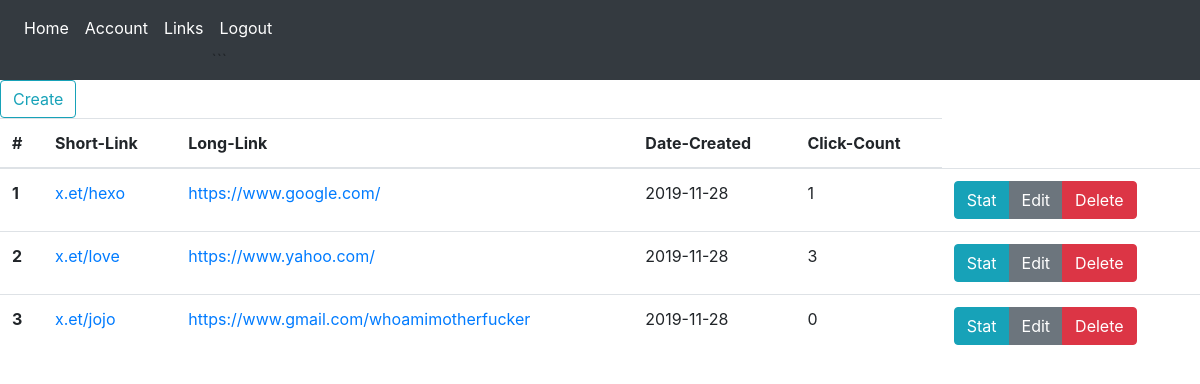
/links (signed in), run on an earlier commit of the app's database.
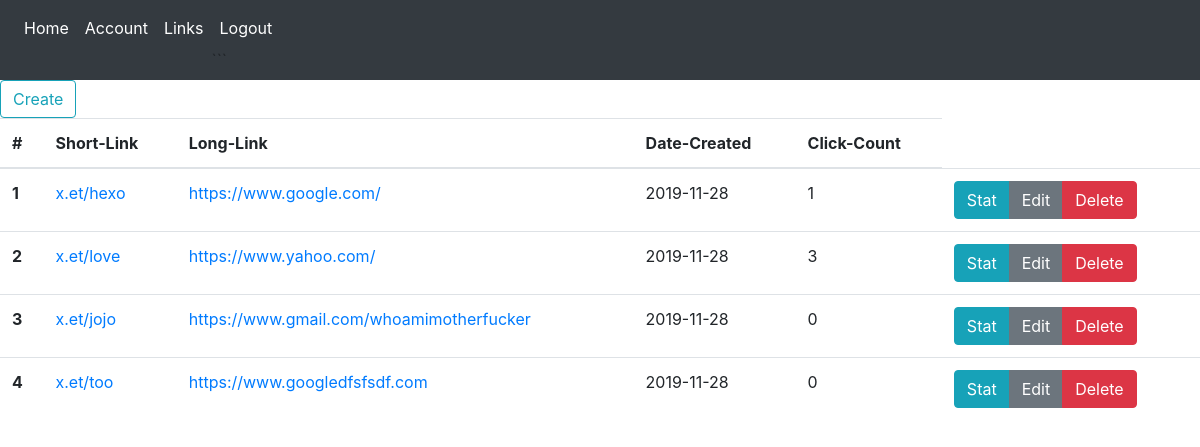
And on a later commit of the database.
### short/models.py (models this page shows, shortened)
class Link(db.Model):
    id = db.Column(db.Integer, primary_key=True)
    short_link = db.Column(db.String(100), unique=True, nullable=False)
    long_link = db.Column(db.String(100), nullable=False)
    count = db.Column(db.Integer, nullable=False, default=0)
    date_created = db.Column(db.DateTime, nullable=False, default=datetime.utcnow)
    date_destroyed = db.Column(db.DateTime, nullable=True)
    user_id = db.Column(db.Integer, db.ForeignKey('user.id'), nullable=False)
    clicks = db.relationship('Click',backref='stat',lazy=True)

### short/routes.py (the view)
@app.route('/links',methods=["GET","POST"])
@login_required
def links():
    form = AddLinkForm()
    if form.validate_on_submit():
        link = Link(short_link=form.short_link.data, long_link=form.long_link.data,user_id=current_user.id)
        db.session.add(link)
        db.session.commit()
        flash("Link created successfully!",'success')
        return redirect(url_for('links'))
    return render_template('links.html',user=current_user,title='Links',form=form)

### short/models.py (called while the page is built)
@login_manager.user_loader
def load_user(user_id):
    return User.query.get(int(user_id))

### short/templates/links.html (shortened to what this page needs)
{% extends "layout.html" %}
{% block content %}
    <button class="btn btn-outline-info" data-toggle="collapse" data-target="#demo">Create</button>
        <table class="table table-hover">
          <thead>
            <tr>
              <th scope="col">#</th>
              <th scope="col">Short-Link</th>
              <th scope="col">Long-Link</th>
              <th scope="col">Date-Created</th>
              <th scope="col">Click-Count</th>
            </tr>
          </thead>
          <tbody>
              {% for link in user.links %}
            <tr>
              <th scope="row">{{ loop.index }}</th>
              <td><a href="link/{{ link.id }}">{{ link.short_link }}</a></td>
              <td><a href="{{ link.long_link }}">{{ link.long_link }}</a></td>
              <td>{{ link.date_created.strftime('%Y-%m-%d') }}</td>
              <td>{{ link.clicks|length }}</td>
              <td>
                  <div class="btn-group" role="group" aria-label="Basic example">
                      <a href="link/{{ link.id }}" class="btn btn-info">Stat</a>
                      <a href="#" class="btn btn-secondary">Edit</a>
                      <a href="#" class="btn btn-danger">Delete</a>
                  </div>
              </td>
            </tr>
            {% endfor %}
          </tbody>
        </table>
      {% endblock content %}

What changed in the data, as far as the page shows it:
added Link: short_link "x.et/too", long_link "https://www.googledfsfsdf.com", date_created "2019-11-28", clicks|length "0"
